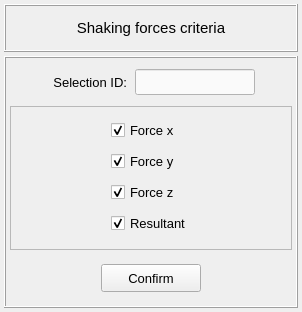
<?xml version="1.0" encoding="UTF-8"?>
<ui version="4.0">
 <class>Form</class>
 <widget class="QWidget" name="Form">
  <property name="geometry">
   <rect>
    <x>0</x>
    <y>0</y>
    <width>302</width>
    <height>312</height>
   </rect>
  </property>
  <property name="windowTitle">
   <string>Form</string>
  </property>
  <layout class="QGridLayout" name="gridLayout">
   <property name="leftMargin">
    <number>4</number>
   </property>
   <property name="topMargin">
    <number>4</number>
   </property>
   <property name="rightMargin">
    <number>4</number>
   </property>
   <property name="bottomMargin">
    <number>4</number>
   </property>
   <property name="spacing">
    <number>4</number>
   </property>
   <item row="0" column="0">
    <widget class="QFrame" name="frame_title">
     <property name="minimumSize">
      <size>
       <width>0</width>
       <height>48</height>
      </size>
     </property>
     <property name="maximumSize">
      <size>
       <width>16777215</width>
       <height>48</height>
      </size>
     </property>
     <property name="frameShape">
      <enum>QFrame::Box</enum>
     </property>
     <property name="frameShadow">
      <enum>QFrame::Raised</enum>
     </property>
     <layout class="QGridLayout" name="gridLayout_2">
      <item row="0" column="0">
       <widget class="QLabel" name="label">
        <property name="font">
         <font>
          <pointsize>11</pointsize>
          <weight>50</weight>
          <bold>false</bold>
         </font>
        </property>
        <property name="text">
         <string>Shaking forces criteria</string>
        </property>
        <property name="alignment">
         <set>Qt::AlignCenter</set>
        </property>
       </widget>
      </item>
     </layout>
    </widget>
   </item>
   <item row="1" column="0">
    <widget class="QFrame" name="frame">
     <property name="frameShape">
      <enum>QFrame::Box</enum>
     </property>
     <property name="frameShadow">
      <enum>QFrame::Raised</enum>
     </property>
     <layout class="QGridLayout" name="gridLayout_3">
      <property name="leftMargin">
       <number>4</number>
      </property>
      <property name="topMargin">
       <number>4</number>
      </property>
      <property name="rightMargin">
       <number>4</number>
      </property>
      <property name="bottomMargin">
       <number>4</number>
      </property>
      <property name="spacing">
       <number>4</number>
      </property>
      <item row="0" column="0">
       <widget class="QFrame" name="frame_selection_id">
        <property name="minimumSize">
         <size>
          <width>0</width>
          <height>40</height>
         </size>
        </property>
        <property name="maximumSize">
         <size>
          <width>380</width>
          <height>40</height>
         </size>
        </property>
        <property name="frameShape">
         <enum>QFrame::NoFrame</enum>
        </property>
        <property name="frameShadow">
         <enum>QFrame::Raised</enum>
        </property>
        <layout class="QGridLayout" name="gridLayout_5">
         <property name="leftMargin">
          <number>2</number>
         </property>
         <property name="topMargin">
          <number>2</number>
         </property>
         <property name="rightMargin">
          <number>2</number>
         </property>
         <property name="bottomMargin">
          <number>2</number>
         </property>
         <property name="horizontalSpacing">
          <number>8</number>
         </property>
         <property name="verticalSpacing">
          <number>2</number>
         </property>
         <item row="0" column="0">
          <spacer name="horizontalSpacer_3">
           <property name="orientation">
            <enum>Qt::Horizontal</enum>
           </property>
           <property name="sizeHint" stdset="0">
            <size>
             <width>40</width>
             <height>20</height>
            </size>
           </property>
          </spacer>
         </item>
         <item row="0" column="2">
          <widget class="QLineEdit" name="lineEdit_selection_id">
           <property name="minimumSize">
            <size>
             <width>100</width>
             <height>26</height>
            </size>
           </property>
           <property name="maximumSize">
            <size>
             <width>160</width>
             <height>26</height>
            </size>
           </property>
           <property name="font">
            <font>
             <family>MS Shell Dlg 2</family>
             <pointsize>10</pointsize>
             <weight>50</weight>
             <italic>false</italic>
             <bold>false</bold>
            </font>
           </property>
           <property name="focusPolicy">
            <enum>Qt::ClickFocus</enum>
           </property>
           <property name="styleSheet">
            <string notr="true">QLineEdit{color: rgb(0, 0, 0); background-color: rgb(250, 250, 250)}
QLineEdit:disabled{color: rgb(100, 100, 100); background-color: rgb(240, 240, 240)}</string>
           </property>
           <property name="alignment">
            <set>Qt::AlignCenter</set>
           </property>
          </widget>
         </item>
         <item row="0" column="1">
          <widget class="QLabel" name="label_2">
           <property name="minimumSize">
            <size>
             <width>80</width>
             <height>26</height>
            </size>
           </property>
           <property name="maximumSize">
            <size>
             <width>100</width>
             <height>26</height>
            </size>
           </property>
           <property name="font">
            <font>
             <family>MS Shell Dlg 2</family>
             <pointsize>10</pointsize>
             <weight>50</weight>
             <italic>false</italic>
             <bold>false</bold>
            </font>
           </property>
           <property name="text">
            <string>Selection ID:</string>
           </property>
           <property name="alignment">
            <set>Qt::AlignRight|Qt::AlignTrailing|Qt::AlignVCenter</set>
           </property>
          </widget>
         </item>
         <item row="0" column="3">
          <spacer name="horizontalSpacer_4">
           <property name="orientation">
            <enum>Qt::Horizontal</enum>
           </property>
           <property name="sizeHint" stdset="0">
            <size>
             <width>40</width>
             <height>20</height>
            </size>
           </property>
          </spacer>
         </item>
        </layout>
       </widget>
      </item>
      <item row="1" column="0">
       <widget class="QFrame" name="frame_2">
        <property name="frameShape">
         <enum>QFrame::StyledPanel</enum>
        </property>
        <property name="frameShadow">
         <enum>QFrame::Raised</enum>
        </property>
        <layout class="QGridLayout" name="gridLayout_4">
         <item row="3" column="2">
          <widget class="QCheckBox" name="checkBox_4">
           <property name="font">
            <font>
             <pointsize>10</pointsize>
            </font>
           </property>
           <property name="text">
            <string>Resultant</string>
           </property>
           <property name="checked">
            <bool>true</bool>
           </property>
          </widget>
         </item>
         <item row="0" column="2">
          <widget class="QCheckBox" name="checkBox">
           <property name="font">
            <font>
             <pointsize>10</pointsize>
            </font>
           </property>
           <property name="text">
            <string>Force x</string>
           </property>
           <property name="checked">
            <bool>true</bool>
           </property>
          </widget>
         </item>
         <item row="2" column="2">
          <widget class="QCheckBox" name="checkBox_3">
           <property name="font">
            <font>
             <pointsize>10</pointsize>
            </font>
           </property>
           <property name="text">
            <string>Force z</string>
           </property>
           <property name="checked">
            <bool>true</bool>
           </property>
          </widget>
         </item>
         <item row="1" column="2">
          <widget class="QCheckBox" name="checkBox_2">
           <property name="font">
            <font>
             <pointsize>10</pointsize>
            </font>
           </property>
           <property name="text">
            <string>Force y</string>
           </property>
           <property name="checked">
            <bool>true</bool>
           </property>
          </widget>
         </item>
         <item row="1" column="4">
          <spacer name="horizontalSpacer_2">
           <property name="orientation">
            <enum>Qt::Horizontal</enum>
           </property>
           <property name="sizeHint" stdset="0">
            <size>
             <width>40</width>
             <height>20</height>
            </size>
           </property>
          </spacer>
         </item>
         <item row="1" column="0">
          <spacer name="horizontalSpacer">
           <property name="orientation">
            <enum>Qt::Horizontal</enum>
           </property>
           <property name="sizeHint" stdset="0">
            <size>
             <width>40</width>
             <height>20</height>
            </size>
           </property>
          </spacer>
         </item>
        </layout>
       </widget>
      </item>
      <item row="2" column="0">
       <widget class="QFrame" name="frame_7">
        <property name="minimumSize">
         <size>
          <width>0</width>
          <height>48</height>
         </size>
        </property>
        <property name="maximumSize">
         <size>
          <width>400</width>
          <height>48</height>
         </size>
        </property>
        <property name="frameShape">
         <enum>QFrame::NoFrame</enum>
        </property>
        <property name="frameShadow">
         <enum>QFrame::Raised</enum>
        </property>
        <layout class="QGridLayout" name="gridLayout_11">
         <property name="leftMargin">
          <number>0</number>
         </property>
         <property name="topMargin">
          <number>0</number>
         </property>
         <property name="rightMargin">
          <number>0</number>
         </property>
         <property name="bottomMargin">
          <number>0</number>
         </property>
         <property name="spacing">
          <number>0</number>
         </property>
         <item row="0" column="0">
          <widget class="QPushButton" name="pushButton_confirm">
           <property name="minimumSize">
            <size>
             <width>100</width>
             <height>28</height>
            </size>
           </property>
           <property name="maximumSize">
            <size>
             <width>100</width>
             <height>28</height>
            </size>
           </property>
           <property name="font">
            <font>
             <family>MS Shell Dlg 2</family>
             <pointsize>10</pointsize>
             <weight>50</weight>
             <italic>false</italic>
             <bold>false</bold>
            </font>
           </property>
           <property name="styleSheet">
            <string notr="true"/>
           </property>
           <property name="text">
            <string>Confirm</string>
           </property>
          </widget>
         </item>
        </layout>
       </widget>
      </item>
     </layout>
    </widget>
   </item>
  </layout>
 </widget>
 <resources/>
 <connections/>
</ui>
